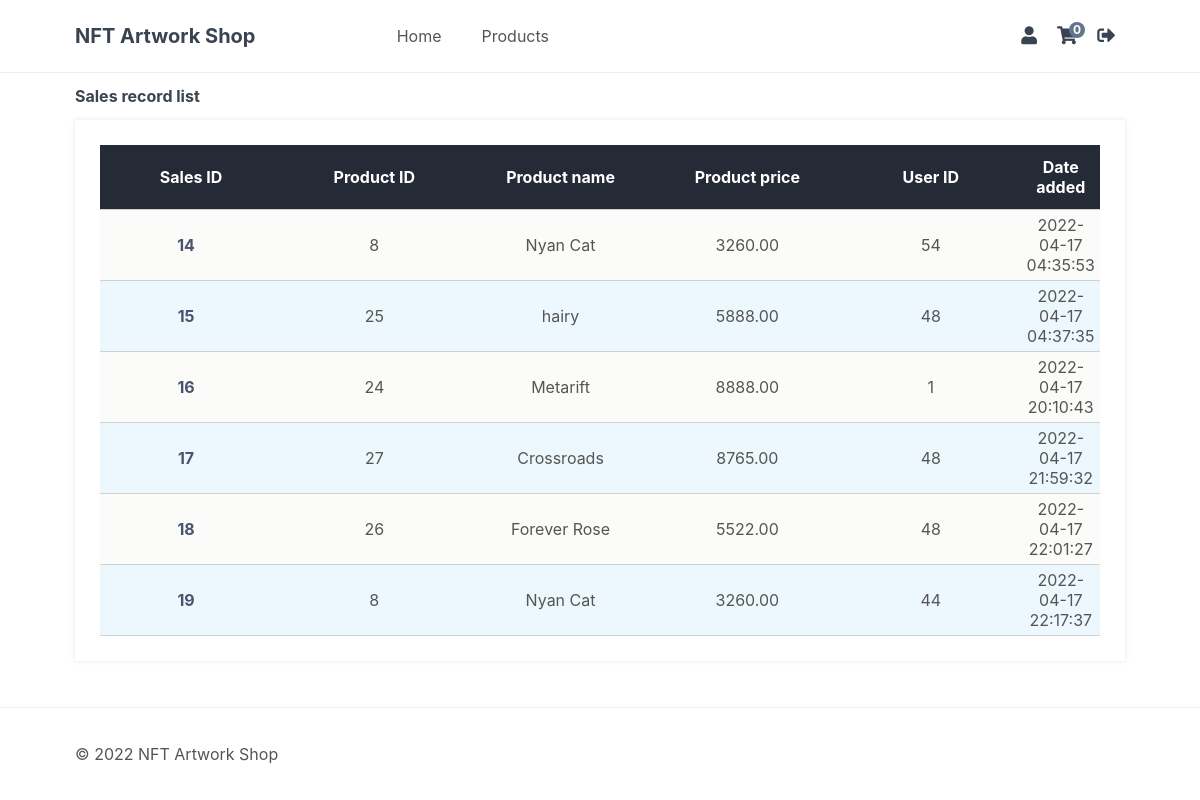
Page /sales_record.php (signed in) on the committed database.
### tables this page shows
CREATE TABLE `sales_record` (
  `id` int(11) NOT NULL,
  `product_id` int(11) NOT NULL,
  `product_name` varchar(200) NOT NULL,
  `product_price` decimal(7,2) NOT NULL,
  `product_img` text DEFAULT NULL,
  `user_id` int(11) NOT NULL,
  `date_added` datetime DEFAULT current_timestamp()
);

### sales_record.php (the view, shortened to what this page needs)
<?php
include('functions.php');
include('php/database_connect.php');
$stmt = $con->prepare("SELECT id, product_id, product_name, product_price, user_id, date_added FROM sales_record");
$stmt->execute();
$result = $stmt->get_result();
?>
<?=template_header('Sales record list')?>
<div class="content_list">
    <h2>Sales record list</h2>
    <div>
        <?php
            if ($result->num_rows > 0) {
                echo "<table><tr><th>Sales ID</th><th>Product ID</th><th>Product name</th><th>Product price</th><th>User ID</th><th>Date added</th></tr>";
                while ($row = mysqli_fetch_array($result)) {
                    echo "<tr><td>".htmlspecialchars($row[0])."</td>";
                    echo "<td>".htmlspecialchars($row[1])."</td>";
                    echo "<td>".htmlspecialchars($row[2])."</td>";
                    echo "<td>".htmlspecialchars($row[3])."</td>";
                    echo "<td>".htmlspecialchars($row[4])."</td>";
                    echo "<td>".htmlspecialchars($row[5])."</td>";
                }
                echo "</table>";
            } else {
                echo "<p>No product found</p>";
            }
        ?>
    </div>
</div>
<?=template_footer()?>

### css/style.css (style rules this page uses)
* { box-sizing: border-box; font-family: -apple-system, BlinkMacSystemFont, "segoe ui", roboto, oxygen, ubuntu, cantarell, "fira sans", "droid sans", "helvetica neue", Arial, sans-serif; font-size: 16px; -webkit-font-smoothing: antialiased; -moz-osx-font-smoothing: grayscale; }
html { height: 100%; }
body { position: relative; min-height: 100%; color: #555555; background-color: #FFFFFF; margin: 0; padding-bottom: 100px; }
h1, h2, h3, h4, h5 { color: #394352; }
main .content_list { width: 1050px; margin: 0 auto; }
main .content_list > p, .content_list > div { box-shadow: 0 0 5px 0 rgba(0, 0, 0, 0.1); margin: 10px 0; padding: 25px; background-color: #fff; }
main .content_list > p table td, .content_list > div table td { padding: 5px; }
main .content_list > p table td:first-child, .content_list > div table td:first-child { font-weight: bold; color: #4a536e; padding-right: 15px; }
main .content_list table { border-collapse: collapse; width: 100%; text-align: center; }
main .content_list tr:nth-child(even) { background-color: #fbfbf9 }
main .content_list tr:nth-child(odd) { background-color: #ecf8fd }
main .content_list th { padding-top: 12px; padding-bottom: 12px; background-color: #252a37; color: white; width: 20%; }
main .content_list tr { border-bottom: 1pt solid #d1d1d1; }

### css/slideshow_gallery.css (style rules this page uses)
* { box-sizing: border-box; }

### rows in the picture
sales_record: id "14", product "8", product_name "Nyan Cat", product_price "3260.00", user "54", date_added "2022-04-17 04:35:53"
sales_record: id "15", product "25", product_name "hairy", product_price "5888.00", user "48", date_added "2022-04-17 04:37:35"
sales_record: id "16", product "24", product_name "Metarift", product_price "8888.00", user "1", date_added "2022-04-17 20:10:43"
sales_record: id "17", product "27", product_name "Crossroads", product_price "8765.00", user "48", date_added "2022-04-17 21:59:32"
sales_record: id "18", product "26", product_name "Forever Rose", product_price "5522.00", user "48", date_added "2022-04-17 22:01:27"
sales_record: id "19", product "8", product_name "Nyan Cat", product_price "3260.00", user "44", date_added "2022-04-17 22:17:37"

### other values in the picture
$num_items_in_cart "0"
